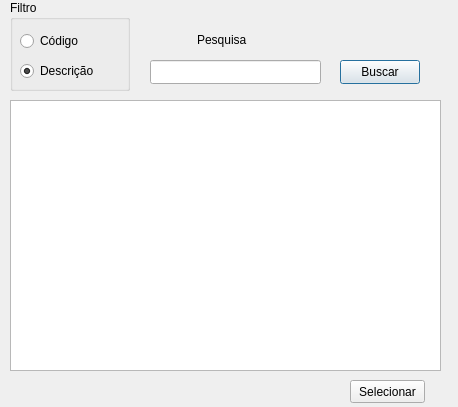
<?xml version="1.0" encoding="UTF-8"?>
<ui version="4.0">
 <class>window_pesquisaVenda</class>
 <widget class="QDialog" name="window_pesquisaVenda">
  <property name="geometry">
   <rect>
    <x>0</x>
    <y>0</y>
    <width>458</width>
    <height>407</height>
   </rect>
  </property>
  <property name="windowTitle">
   <string>Pesquisa</string>
  </property>
  <widget class="QGroupBox" name="groupBox">
   <property name="geometry">
    <rect>
     <x>10</x>
     <y>0</y>
     <width>120</width>
     <height>91</height>
    </rect>
   </property>
   <property name="title">
    <string>Filtro</string>
   </property>
   <widget class="QRadioButton" name="rb_PeCodigo">
    <property name="geometry">
     <rect>
      <x>10</x>
      <y>30</y>
      <width>100</width>
      <height>22</height>
     </rect>
    </property>
    <property name="text">
     <string>Código</string>
    </property>
   </widget>
   <widget class="QRadioButton" name="rb_PeDescricao">
    <property name="geometry">
     <rect>
      <x>10</x>
      <y>60</y>
      <width>100</width>
      <height>22</height>
     </rect>
    </property>
    <property name="text">
     <string>Descrição</string>
    </property>
    <property name="checked">
     <bool>true</bool>
    </property>
   </widget>
  </widget>
  <widget class="QPushButton" name="btn_PeBuscar">
   <property name="geometry">
    <rect>
     <x>340</x>
     <y>60</y>
     <width>80</width>
     <height>24</height>
    </rect>
   </property>
   <property name="text">
    <string>Buscar</string>
   </property>
  </widget>
  <widget class="QLabel" name="label_13">
   <property name="geometry">
    <rect>
     <x>197</x>
     <y>30</y>
     <width>91</width>
     <height>20</height>
    </rect>
   </property>
   <property name="text">
    <string>Pesquisa</string>
   </property>
  </widget>
  <widget class="QLineEdit" name="txt_PePesquisa">
   <property name="geometry">
    <rect>
     <x>150</x>
     <y>60</y>
     <width>171</width>
     <height>24</height>
    </rect>
   </property>
  </widget>
  <widget class="QTableWidget" name="tw_PeProdutos">
   <property name="geometry">
    <rect>
     <x>10</x>
     <y>100</y>
     <width>431</width>
     <height>271</height>
    </rect>
   </property>
  </widget>
  <widget class="QPushButton" name="btn_PeSelecionarItem">
   <property name="geometry">
    <rect>
     <x>350</x>
     <y>380</y>
     <width>75</width>
     <height>23</height>
    </rect>
   </property>
   <property name="text">
    <string>Selecionar</string>
   </property>
  </widget>
 </widget>
 <resources/>
 <connections/>
</ui>
